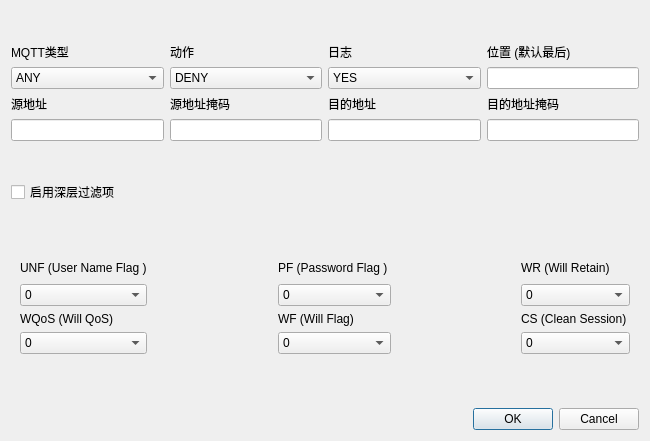
<?xml version="1.0" encoding="UTF-8"?>
<ui version="4.0">
 <class>CommonRuleDialog</class>
 <widget class="QDialog" name="CommonRuleDialog">
  <property name="geometry">
   <rect>
    <x>0</x>
    <y>0</y>
    <width>650</width>
    <height>441</height>
   </rect>
  </property>
  <property name="windowTitle">
   <string>Dialog</string>
  </property>
  <layout class="QGridLayout" name="gridLayout_8">
   <item row="7" column="0">
    <widget class="QDialogButtonBox" name="buttonBox">
     <property name="orientation">
      <enum>Qt::Horizontal</enum>
     </property>
     <property name="standardButtons">
      <set>QDialogButtonBox::Cancel|QDialogButtonBox::Ok</set>
     </property>
    </widget>
   </item>
   <item row="1" column="0">
    <layout class="QGridLayout" name="gridLayout">
     <item row="3" column="3">
      <widget class="QLineEdit" name="lineEdit_common_dmask"/>
     </item>
     <item row="2" column="1">
      <widget class="QLabel" name="label_3">
       <property name="text">
        <string>源地址掩码</string>
       </property>
      </widget>
     </item>
     <item row="1" column="0">
      <widget class="QComboBox" name="comboBox_common_mtype">
       <item>
        <property name="text">
         <string>ANY</string>
        </property>
       </item>
       <item>
        <property name="text">
         <string>CONNECT</string>
        </property>
       </item>
       <item>
        <property name="text">
         <string>CONNACK</string>
        </property>
       </item>
       <item>
        <property name="text">
         <string>PUBLISH</string>
        </property>
       </item>
       <item>
        <property name="text">
         <string>PUBACK</string>
        </property>
       </item>
       <item>
        <property name="text">
         <string>PUBREC</string>
        </property>
       </item>
       <item>
        <property name="text">
         <string>PUBREL</string>
        </property>
       </item>
       <item>
        <property name="text">
         <string>PUBCOMP</string>
        </property>
       </item>
       <item>
        <property name="text">
         <string>SUBSCRIBE</string>
        </property>
       </item>
       <item>
        <property name="text">
         <string>SUBACK</string>
        </property>
       </item>
       <item>
        <property name="text">
         <string>UNSUBSCRIBE</string>
        </property>
       </item>
       <item>
        <property name="text">
         <string>UNSUBACK</string>
        </property>
       </item>
       <item>
        <property name="text">
         <string>PINGREQ</string>
        </property>
       </item>
       <item>
        <property name="text">
         <string>PINGRESP</string>
        </property>
       </item>
       <item>
        <property name="text">
         <string>DISCONNECT</string>
        </property>
       </item>
      </widget>
     </item>
     <item row="0" column="3">
      <widget class="QLabel" name="label_8">
       <property name="text">
        <string>位置 (默认最后)</string>
       </property>
      </widget>
     </item>
     <item row="0" column="1">
      <widget class="QLabel" name="label_7">
       <property name="text">
        <string>动作</string>
       </property>
      </widget>
     </item>
     <item row="2" column="3">
      <widget class="QLabel" name="label_5">
       <property name="text">
        <string>目的地址掩码</string>
       </property>
      </widget>
     </item>
     <item row="1" column="1">
      <widget class="QComboBox" name="comboBox_common_action">
       <item>
        <property name="text">
         <string>DENY</string>
        </property>
       </item>
       <item>
        <property name="text">
         <string>PERMIT</string>
        </property>
       </item>
      </widget>
     </item>
     <item row="2" column="0">
      <widget class="QLabel" name="label">
       <property name="text">
        <string>源地址</string>
       </property>
      </widget>
     </item>
     <item row="0" column="0">
      <widget class="QLabel" name="label_2">
       <property name="text">
        <string>MQTT类型</string>
       </property>
      </widget>
     </item>
     <item row="3" column="0">
      <widget class="QLineEdit" name="lineEdit_common_saddr">
       <property name="text">
        <string/>
       </property>
      </widget>
     </item>
     <item row="2" column="2">
      <widget class="QLabel" name="label_4">
       <property name="text">
        <string>目的地址</string>
       </property>
      </widget>
     </item>
     <item row="3" column="1">
      <widget class="QLineEdit" name="lineEdit_common_smask"/>
     </item>
     <item row="1" column="2">
      <widget class="QComboBox" name="comboBox_common_log">
       <item>
        <property name="text">
         <string>YES</string>
        </property>
       </item>
       <item>
        <property name="text">
         <string>NO</string>
        </property>
       </item>
      </widget>
     </item>
     <item row="0" column="2">
      <widget class="QLabel" name="label_6">
       <property name="text">
        <string>日志</string>
       </property>
      </widget>
     </item>
     <item row="3" column="2">
      <widget class="QLineEdit" name="lineEdit_common_daddr"/>
     </item>
     <item row="1" column="3">
      <widget class="QLineEdit" name="lineEdit_add_pos"/>
     </item>
    </layout>
   </item>
   <item row="5" column="0">
    <widget class="QStackedWidget" name="stackedWidget">
     <property name="currentIndex">
      <number>1</number>
     </property>
     <widget class="QWidget" name="page_common">
      <zorder>buttonBox</zorder>
      <zorder>gridLayoutWidget</zorder>
     </widget>
     <widget class="QWidget" name="page_connect">
      <layout class="QGridLayout" name="gridLayout_7">
       <item row="2" column="0">
        <layout class="QGridLayout" name="gridLayout_2">
         <item row="3" column="2">
          <widget class="QComboBox" name="comboBox_connect_pf">
           <item>
            <property name="text">
             <string>0</string>
            </property>
           </item>
           <item>
            <property name="text">
             <string>1</string>
            </property>
           </item>
          </widget>
         </item>
         <item row="0" column="0">
          <widget class="QLabel" name="label_10">
           <property name="text">
            <string>UNF (User Name Flag )</string>
           </property>
          </widget>
         </item>
         <item row="0" column="4">
          <widget class="QLabel" name="label_14">
           <property name="text">
            <string>WR (Will Retain)      </string>
           </property>
          </widget>
         </item>
         <item row="0" column="2">
          <widget class="QLabel" name="label_13">
           <property name="text">
            <string>PF (Password Flag ) </string>
           </property>
          </widget>
         </item>
         <item row="5" column="0">
          <widget class="QComboBox" name="comboBox_connect_wqos">
           <item>
            <property name="text">
             <string>0</string>
            </property>
           </item>
           <item>
            <property name="text">
             <string>1</string>
            </property>
           </item>
           <item>
            <property name="text">
             <string>2</string>
            </property>
           </item>
          </widget>
         </item>
         <item row="4" column="0">
          <widget class="QLabel" name="label_16">
           <property name="text">
            <string>WQoS (Will QoS)</string>
           </property>
          </widget>
         </item>
         <item row="0" column="1">
          <spacer name="horizontalSpacer_3">
           <property name="orientation">
            <enum>Qt::Horizontal</enum>
           </property>
           <property name="sizeHint" stdset="0">
            <size>
             <width>40</width>
             <height>20</height>
            </size>
           </property>
          </spacer>
         </item>
         <item row="3" column="0">
          <widget class="QComboBox" name="comboBox_connect_unf">
           <item>
            <property name="text">
             <string>0</string>
            </property>
           </item>
           <item>
            <property name="text">
             <string>1</string>
            </property>
           </item>
          </widget>
         </item>
         <item row="3" column="4">
          <widget class="QComboBox" name="comboBox_connect_wr">
           <item>
            <property name="text">
             <string>0</string>
            </property>
           </item>
           <item>
            <property name="text">
             <string>1</string>
            </property>
           </item>
          </widget>
         </item>
         <item row="0" column="3">
          <spacer name="horizontalSpacer_4">
           <property name="orientation">
            <enum>Qt::Horizontal</enum>
           </property>
           <property name="sizeHint" stdset="0">
            <size>
             <width>40</width>
             <height>20</height>
            </size>
           </property>
          </spacer>
         </item>
         <item row="4" column="4">
          <widget class="QLabel" name="label_17">
           <property name="text">
            <string>CS (Clean Session)</string>
           </property>
          </widget>
         </item>
         <item row="5" column="2">
          <widget class="QComboBox" name="comboBox_connect_wf">
           <item>
            <property name="text">
             <string>0</string>
            </property>
           </item>
           <item>
            <property name="text">
             <string>1</string>
            </property>
           </item>
          </widget>
         </item>
         <item row="5" column="4">
          <widget class="QComboBox" name="comboBox_connect_cs">
           <item>
            <property name="text">
             <string>0</string>
            </property>
           </item>
           <item>
            <property name="text">
             <string>1</string>
            </property>
           </item>
          </widget>
         </item>
         <item row="4" column="2">
          <widget class="QLabel" name="label_18">
           <property name="text">
            <string>WF (Will Flag)</string>
           </property>
          </widget>
         </item>
        </layout>
       </item>
       <item row="3" column="0">
        <spacer name="verticalSpacer_2">
         <property name="orientation">
          <enum>Qt::Vertical</enum>
         </property>
         <property name="sizeHint" stdset="0">
          <size>
           <width>20</width>
           <height>40</height>
          </size>
         </property>
        </spacer>
       </item>
       <item row="1" column="0">
        <spacer name="verticalSpacer_9">
         <property name="orientation">
          <enum>Qt::Vertical</enum>
         </property>
         <property name="sizeHint" stdset="0">
          <size>
           <width>20</width>
           <height>40</height>
          </size>
         </property>
        </spacer>
       </item>
      </layout>
     </widget>
     <widget class="QWidget" name="page_publish">
      <layout class="QGridLayout" name="gridLayout_9">
       <item row="3" column="0">
        <spacer name="verticalSpacer_4">
         <property name="orientation">
          <enum>Qt::Vertical</enum>
         </property>
         <property name="sizeHint" stdset="0">
          <size>
           <width>20</width>
           <height>40</height>
          </size>
         </property>
        </spacer>
       </item>
       <item row="2" column="0">
        <layout class="QGridLayout" name="gridLayout_4">
         <item row="0" column="0">
          <widget class="QLabel" name="label_20">
           <property name="text">
            <string>过滤主题</string>
           </property>
          </widget>
         </item>
         <item row="1" column="1">
          <widget class="QLineEdit" name="lineEdit_publish_keyword"/>
         </item>
         <item row="0" column="1">
          <widget class="QLineEdit" name="lineEdit_publish_topic"/>
         </item>
         <item row="1" column="0">
          <widget class="QLabel" name="label_21">
           <property name="text">
            <string>过滤关键词</string>
           </property>
          </widget>
         </item>
        </layout>
       </item>
       <item row="1" column="0">
        <layout class="QGridLayout" name="gridLayout_3">
         <item row="0" column="1">
          <widget class="QLabel" name="label_9">
           <property name="text">
            <string>DUP (重发标志)</string>
           </property>
          </widget>
         </item>
         <item row="1" column="2">
          <widget class="QComboBox" name="comboBox_publish_qos">
           <item>
            <property name="text">
             <string>0</string>
            </property>
           </item>
           <item>
            <property name="text">
             <string>1</string>
            </property>
           </item>
           <item>
            <property name="text">
             <string>2</string>
            </property>
           </item>
          </widget>
         </item>
         <item row="0" column="3">
          <widget class="QLabel" name="label_15">
           <property name="text">
            <string>RETAIN (保留标志)</string>
           </property>
          </widget>
         </item>
         <item row="0" column="2">
          <widget class="QLabel" name="label_19">
           <property name="text">
            <string>QoS (服务质量等级)</string>
           </property>
          </widget>
         </item>
         <item row="1" column="3">
          <widget class="QComboBox" name="comboBox_publish_retain">
           <item>
            <property name="text">
             <string>0</string>
            </property>
           </item>
           <item>
            <property name="text">
             <string>1</string>
            </property>
           </item>
          </widget>
         </item>
         <item row="1" column="1">
          <widget class="QComboBox" name="comboBox_publish_dup">
           <item>
            <property name="text">
             <string>0</string>
            </property>
           </item>
           <item>
            <property name="text">
             <string>1</string>
            </property>
           </item>
          </widget>
         </item>
        </layout>
       </item>
       <item row="0" column="0">
        <spacer name="verticalSpacer">
         <property name="orientation">
          <enum>Qt::Vertical</enum>
         </property>
         <property name="sizeHint" stdset="0">
          <size>
           <width>20</width>
           <height>40</height>
          </size>
         </property>
        </spacer>
       </item>
      </layout>
     </widget>
     <widget class="QWidget" name="page_subscribe">
      <layout class="QGridLayout" name="gridLayout_10">
       <item row="1" column="1">
        <widget class="QLabel" name="label_11">
         <property name="text">
          <string/>
         </property>
        </widget>
       </item>
       <item row="1" column="0">
        <layout class="QGridLayout" name="gridLayout_5">
         <item row="1" column="0">
          <widget class="QLabel" name="label_22">
           <property name="text">
            <string>服务质量要求</string>
           </property>
          </widget>
         </item>
         <item row="0" column="1">
          <widget class="QLineEdit" name="lineEdit_subscribe_topicfilter"/>
         </item>
         <item row="0" column="0">
          <widget class="QLabel" name="label_23">
           <property name="text">
            <string>主题过滤器</string>
           </property>
          </widget>
         </item>
         <item row="1" column="1" alignment="Qt::AlignLeft">
          <widget class="QComboBox" name="comboBox_subscribe_rqos">
           <item>
            <property name="text">
             <string>0</string>
            </property>
           </item>
           <item>
            <property name="text">
             <string>1</string>
            </property>
           </item>
           <item>
            <property name="text">
             <string>2</string>
            </property>
           </item>
          </widget>
         </item>
        </layout>
       </item>
       <item row="2" column="0">
        <spacer name="verticalSpacer_6">
         <property name="orientation">
          <enum>Qt::Vertical</enum>
         </property>
         <property name="sizeHint" stdset="0">
          <size>
           <width>20</width>
           <height>40</height>
          </size>
         </property>
        </spacer>
       </item>
       <item row="0" column="0">
        <spacer name="verticalSpacer_10">
         <property name="orientation">
          <enum>Qt::Vertical</enum>
         </property>
         <property name="sizeHint" stdset="0">
          <size>
           <width>20</width>
           <height>40</height>
          </size>
         </property>
        </spacer>
       </item>
      </layout>
     </widget>
     <widget class="QWidget" name="page_unsubscribe">
      <layout class="QGridLayout" name="gridLayout_11">
       <item row="1" column="0">
        <layout class="QHBoxLayout" name="horizontalLayout">
         <item>
          <widget class="QLabel" name="label_25">
           <property name="text">
            <string>主题过滤器</string>
           </property>
          </widget>
         </item>
         <item>
          <widget class="QLineEdit" name="lineEdit_unsubscribe_topicfilter"/>
         </item>
        </layout>
       </item>
       <item row="2" column="0">
        <spacer name="verticalSpacer_7">
         <property name="orientation">
          <enum>Qt::Vertical</enum>
         </property>
         <property name="sizeHint" stdset="0">
          <size>
           <width>20</width>
           <height>40</height>
          </size>
         </property>
        </spacer>
       </item>
       <item row="0" column="0">
        <spacer name="verticalSpacer_8">
         <property name="orientation">
          <enum>Qt::Vertical</enum>
         </property>
         <property name="sizeHint" stdset="0">
          <size>
           <width>20</width>
           <height>40</height>
          </size>
         </property>
        </spacer>
       </item>
      </layout>
     </widget>
    </widget>
   </item>
   <item row="3" column="0">
    <layout class="QHBoxLayout" name="horizontalLayout_4">
     <item>
      <widget class="QCheckBox" name="checkBox">
       <property name="text">
        <string>启用深层过滤项</string>
       </property>
      </widget>
     </item>
    </layout>
   </item>
   <item row="2" column="0">
    <spacer name="verticalSpacer_3">
     <property name="orientation">
      <enum>Qt::Vertical</enum>
     </property>
     <property name="sizeHint" stdset="0">
      <size>
       <width>20</width>
       <height>40</height>
      </size>
     </property>
    </spacer>
   </item>
   <item row="0" column="0">
    <spacer name="verticalSpacer_5">
     <property name="orientation">
      <enum>Qt::Vertical</enum>
     </property>
     <property name="sizeHint" stdset="0">
      <size>
       <width>20</width>
       <height>40</height>
      </size>
     </property>
    </spacer>
   </item>
  </layout>
  <zorder>stackedWidget</zorder>
  <zorder>label_2</zorder>
  <zorder>gridLayoutWidget</zorder>
  <zorder>buttonBox</zorder>
  <zorder>horizontalLayoutWidget</zorder>
  <zorder>verticalSpacer_3</zorder>
  <zorder>verticalSpacer_5</zorder>
 </widget>
 <resources/>
 <connections>
  <connection>
   <sender>buttonBox</sender>
   <signal>accepted()</signal>
   <receiver>CommonRuleDialog</receiver>
   <slot>accept()</slot>
   <hints>
    <hint type="sourcelabel">
     <x>248</x>
     <y>254</y>
    </hint>
    <hint type="destinationlabel">
     <x>157</x>
     <y>274</y>
    </hint>
   </hints>
  </connection>
  <connection>
   <sender>buttonBox</sender>
   <signal>rejected()</signal>
   <receiver>CommonRuleDialog</receiver>
   <slot>reject()</slot>
   <hints>
    <hint type="sourcelabel">
     <x>316</x>
     <y>260</y>
    </hint>
    <hint type="destinationlabel">
     <x>286</x>
     <y>274</y>
    </hint>
   </hints>
  </connection>
 </connections>
</ui>
